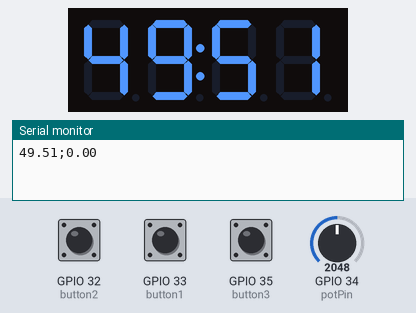
Simulated run of this sketch. Board: ESP32. Parts: 4-digit seven-segment display, the last lines printed to the serial monitor. Inputs (shaded band) come from the test bench; at power-on: GPIO 33 (button1) LOW, GPIO 32 (button2) LOW, GPIO 35 (button3) LOW, GPIO 34 (potPin) = 2048. EEPROM starts erased.

Above: at 3.2 s.
3.3 s: GPIO 33 (button1) pulled HIGH for 0.15 s
At 4.2 s:
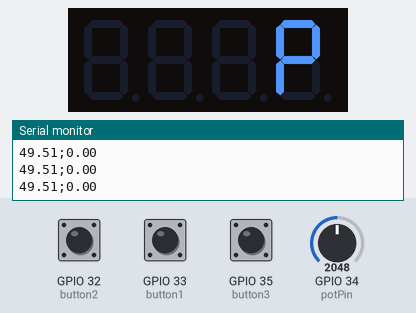
5.9 s: GPIO 33 (button1) pulled HIGH for 1 s
At 6.5 s:
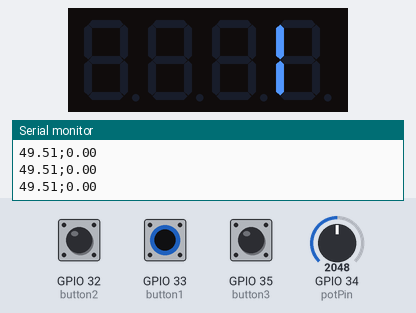
8.6 s: GPIO 33 (button1) pulled HIGH for 0.15 s
At 9.6 s:
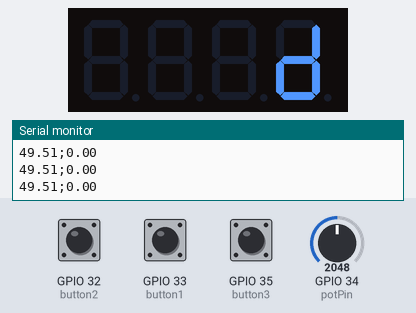
11.3 s: GPIO 32 (button2) pulled HIGH for 3.2 s
At 15.1 s:
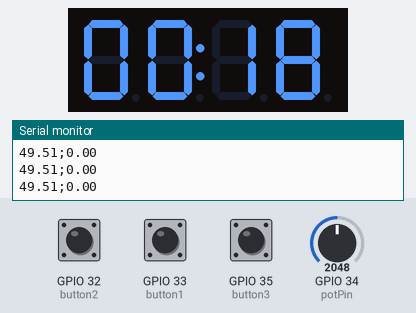
16.0 s: GPIO 35 (button3) pulled HIGH for 3.2 s
At 20.1 s:
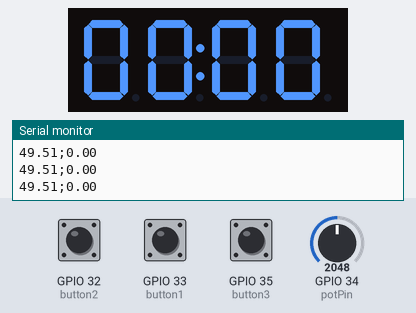
Timing chart, 0 to 21.6 s (numbered marks = the images above; inputs shaded):
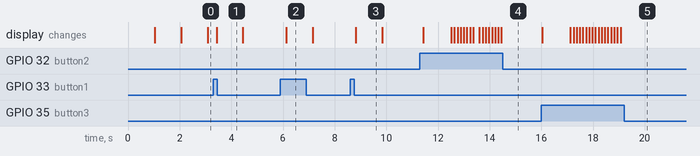

The sketch:

arduinoPID.ino
```cpp
#include <Preferences.h>
#include <TM1637Display.h>
#define CLK 23
#define DIO 22
TM1637Display display(CLK, DIO);

Preferences preferences;

const uint8_t segPID[] = {
  SEG_A | SEG_B | SEG_E | SEG_F | SEG_G,
  SEG_E | SEG_F,
  SEG_B | SEG_C | SEG_D | SEG_E | SEG_G,
  NULL
};
const uint8_t segHello[] = {
  SEG_B | SEG_C | SEG_E | SEG_F | SEG_G,
  SEG_A | SEG_D | SEG_E | SEG_F | SEG_G,
  SEG_B | SEG_C | SEG_E | SEG_F,
  SEG_A | SEG_B | SEG_C | SEG_D | SEG_E | SEG_F,
};

#include "fsmset.h"
#include "fsmbutton.h"
#include "fsmpid.h"
#include "fsmdisplay.h"

const int potPin = 34;
float potValue = 0;

int button1 = 33;
int button2 = 32;
int button3 = 35;

int but1in = 0;
int but2in = 0;
int but3in = 0;

int stateset = 0;
int counterset = 0;
int outputset = 0;

int state1 = 0;
int counter1 = 0;
int output1 = 0;

int state2 = 0;
int counter2 = 0;
int output2 = 0;

int statepid = 0;
float kp;
float ki;
float kd;

int statedis = 0;

float integral = 0;
float last_err = 0;
float error = 0;
float deriv = 0;

void pid(float input, float *output, float setpoint, float kp, float ki, float kd, float time){

    error = setpoint - input;
    integral += error * time;
    deriv = (last_err - error)/time;
    last_err = error;
    *output = kp * error + ki * integral + kd * deriv;
}

int next_valid = 0;
float outmot = 0.0;
float outpid = 0.0;
String pcdata;
int pcsent = 0;

void setup() {
  Serial.begin(115200);

  pinMode(button1, INPUT);
  pinMode(button2, INPUT);
  pinMode(button3, INPUT);

  display.setBrightness(6);
  display.setSegments(segHello);
  delay(1000);
  display.setSegments(segPID);
  delay(1000);

  preferences.begin("parameters", false);
  kp = preferences.getFloat("kp",false);
  ki = preferences.getFloat("ki",false);
  kd = preferences.getFloat("kd",false);
}

void loop() {
  // Reading potentiometer value
  but1in = digitalRead(button1);
  but2in = digitalRead(button2);
  but3in = digitalRead(button3);

  /*
  Serial.print("Button 1: ");
  Serial.println(but1in);
  Serial.print("Button 2: ");
  Serial.println(but2in);
  Serial.print("Button 3: ");
  Serial.println(but3in);
  */

  potValue = (analogRead(potPin)*99.0/4095);

  fsmset(but1in, &stateset, &counterset, &outputset);
  fsmbutton(but2in, &state1, &counter1, &output1);
  fsmbutton(but3in, &state2, &counter2, &output2);

  /*
  Serial.print("Set 1: ");
  Serial.println(stateset);
  Serial.print("Button 2: ");
  Serial.println(output1);
  Serial.print("Button 3: ");
  Serial.println(output2);
  */

  fsmpid(outputset, output1, output2, &statepid, &kp, &ki, &kd);
  fsmdis(&statedis, statepid, potValue, kp, ki, kd);

  while(Serial.available()>0){
    pcdata = Serial.readStringUntil(';');
    Serial.flush();
    pcsent = 1;
  }

  if(pcsent == 1){
    outmot = pcdata.toFloat();
    pid(outmot, &outpid, potValue, kp, ki, kd, 0.1);
    if(statedis != 0){
      potValue = 0;
      outpid = 0;
    }
  }

  Serial.print(potValue);
  Serial.print(";");
  Serial.println(outpid);

  pcsent = 0;

  delay(100);
}
```

fsmbutton.h
```cpp
#ifndef FSMBUTTON_H
#define FSMBUTTON_H

#include <stdio.h>
#include <stdlib.h>

#define IDLE1       0
#define WAIT        1
#define HELD        2
#define DEBOUNCING  3

void fsmbutton(int input, int *state, int *counter, int *output){
    switch (*state){
        case IDLE1:
    {
            if(input == 1){           // input rising edge
                *state = WAIT;
                *output = 1;          // trigger action
            }
            break;
    }
    case WAIT:
    {
      *output = 0;
      *counter += 1;
      if(*counter > 7 && input == 1){           // falling edge
        *state = HELD;
        *counter = 0;
      }
      else if(input == 0){
        *state = DEBOUNCING;
      }
      break;
    }
        case DEBOUNCING:
    {
      *counter += 1;
            if(*counter > 5){
          *state = IDLE1;
          *counter = 0;
      }
            break;
        }
        case HELD:
        {
          if(input == 1){
            *output = 1;
          }
          else{
            *state = DEBOUNCING;
      *output = 0;
          }
          break;
        }
        default:
            break;
    }
}

#endif
```

fsmdisplay.h
```cpp
#ifndef FSMDISPLAY_H
#define FSMDISPLAY_H

#include <stdio.h>
#include <stdlib.h>

#define STATE_DS  0
#define STATE_DP  1
#define STATE_DI  2
#define STATE_DD  3

const uint8_t segP[] = {NULL, NULL, NULL, SEG_A | SEG_B | SEG_E | SEG_F | SEG_G};
const uint8_t segI[] = {NULL, NULL, NULL, SEG_E | SEG_F};
const uint8_t segD[] = {NULL, NULL, NULL, SEG_B | SEG_C | SEG_D | SEG_E | SEG_G};
const uint8_t segS[] = {SEG_A | SEG_C | SEG_D | SEG_F | SEG_G, SEG_A | SEG_B | SEG_E | SEG_F | SEG_G, SEG_B | SEG_C | SEG_D | SEG_E | SEG_G, NULL};

int sc = 0;

void fsmdis(int *state, int statectrl, float potValue, float kp, float ki, float kd){
    switch (*state){
        case STATE_DS:
		    {
            if(sc == 0){
            display.setSegments(segS);
            delay(1000);
            sc = 1;
            }
            if(statectrl == 1){
				      *state = STATE_DP;
              sc = 0;
            }
            else{
              display.showNumberDecEx(potValue*100,0b01000000,true);
            }
            break;
		    }
        case STATE_DP:
		{
            if(sc == 0){
            display.setSegments(segP);
            delay(1000);
            sc = 1;
            }
            if(statectrl == 2){
              *state = STATE_DI;
              sc = 0;
            }
            else{
             display.showNumberDecEx(kp*100,0b01000000,true);
            }
            break;
        }
        case STATE_DI:
		{
            if(sc == 0){
            display.setSegments(segI);
            delay(1000);
            sc = 1;
            }
            if(statectrl == 3){
              *state = STATE_DD;
              sc = 0;
            }
            else{
              display.showNumberDecEx(ki*100,0b01000000,true);
            }
            break;
        }
        case STATE_DD:
		{
            if(sc == 0){
            display.setSegments(segD);
            delay(1000);
            sc = 1;
            }
            if(statectrl == 0){
				      *state = STATE_DS;
              sc = 0;
            }
            else{
              display.showNumberDecEx(kd*100,0b01000000,true);
            }
            break;
        }
        default:
            break;
    }
}

#endif
```

fsmpid.h
```cpp
#ifndef FSMPID_H
#define FSMPID_H

#include <stdio.h>
#include <stdlib.h>

#define STATE_SPEED  0
#define STATE_P      1
#define STATE_I      2
#define STATE_D      3


void fsmpid(int inset, int input1, int input2, int *state, float *kp, float *ki, float* kd){
    switch (*state){
        case STATE_SPEED:
		{
            if(inset == 1){
				*state = STATE_P;
            }
            break;
		}
        case STATE_P:
		{
            if(inset == 1){
				*state = STATE_I;
            }
			else if(input1 == 1){
        if(*kp >= 10.0){
          *kp = 9.9;
        }
				*kp += 0.01;
			}
			else if(input2 == 1){
        if(*kp <= 0){
          *kp = 0.01;
        }
				*kp -= 0.01;
			}
            break;
        }
        case STATE_I:
		{
            if(inset == 1){
				*state = STATE_D;
            }
			else if(input1 == 1){
        if(*ki >= 10.0){
          *ki = 9.9;
        }
				*ki += 0.01;
			}
			else if(input2 == 1){
        if(*ki <= 0){
          *ki = 0.01;
        }
				*ki -= 0.01;
			}
            break;
        }
        case STATE_D:
		{
            if(inset == 1){
				*state = STATE_SPEED;

  preferences.putFloat("kp",*kp);
  preferences.putFloat("ki",*ki);
  preferences.putFloat("kd",*kd);
            }
			else if(input1 == 1){
        if(*kd >= 10.0){
          *kd = 9.9;
        }
				*kd += 0.01;
			}
			else if(input2 == 1){
        if(*kd <= 0){
          *kd = 0.01;
        }
				*kd -= 0.01;
			}
            break;
        }
        default:
            break;
    }
}

#endif
```

fsmset.h
```cpp
#ifndef FSMSET_H
#define FSMSET_H

#include <stdio.h>
#include <stdlib.h>

#define IDLE2        0
#define DEBOUNCING  1
#define HELD        2

void fsmset(int input, int *state, int *counter, int *output){
    switch (*state){
        case IDLE2:
    {
            if(input == 1){           // input rising edge
                *state = HELD;
                *output = 1;          // trigger action
            }
            break;
    }
    case HELD:
    {
      *output = 0;
      if(input == 0){           // falling edge
        *state = DEBOUNCING;
      }
      break;
    }
        case DEBOUNCING:
    {
      *counter += 1;
            if(*counter > 5){
          *state = IDLE2;
          *counter = 0;
      }
            break;
        }
        default:
            break;
    }
}

#endif
```

Measured:
- after the input at 3.3 s, the display: changes after 0.13 s (image 1)
- after the input at 5.9 s, the display: changes after 0.23 s (image 2)
- after the input at 8.6 s, the display: changes after 0.22 s (image 3)
- after the input at 11.3 s, the display: first changes after 0.12 s (image 4 shows a later state)
- after the input at 16.0 s, the display: first changes at once (image 5 shows a later state)
- what the display in image 3 shows lasts 1.0 s, from 8.8 s to 9.8 s
